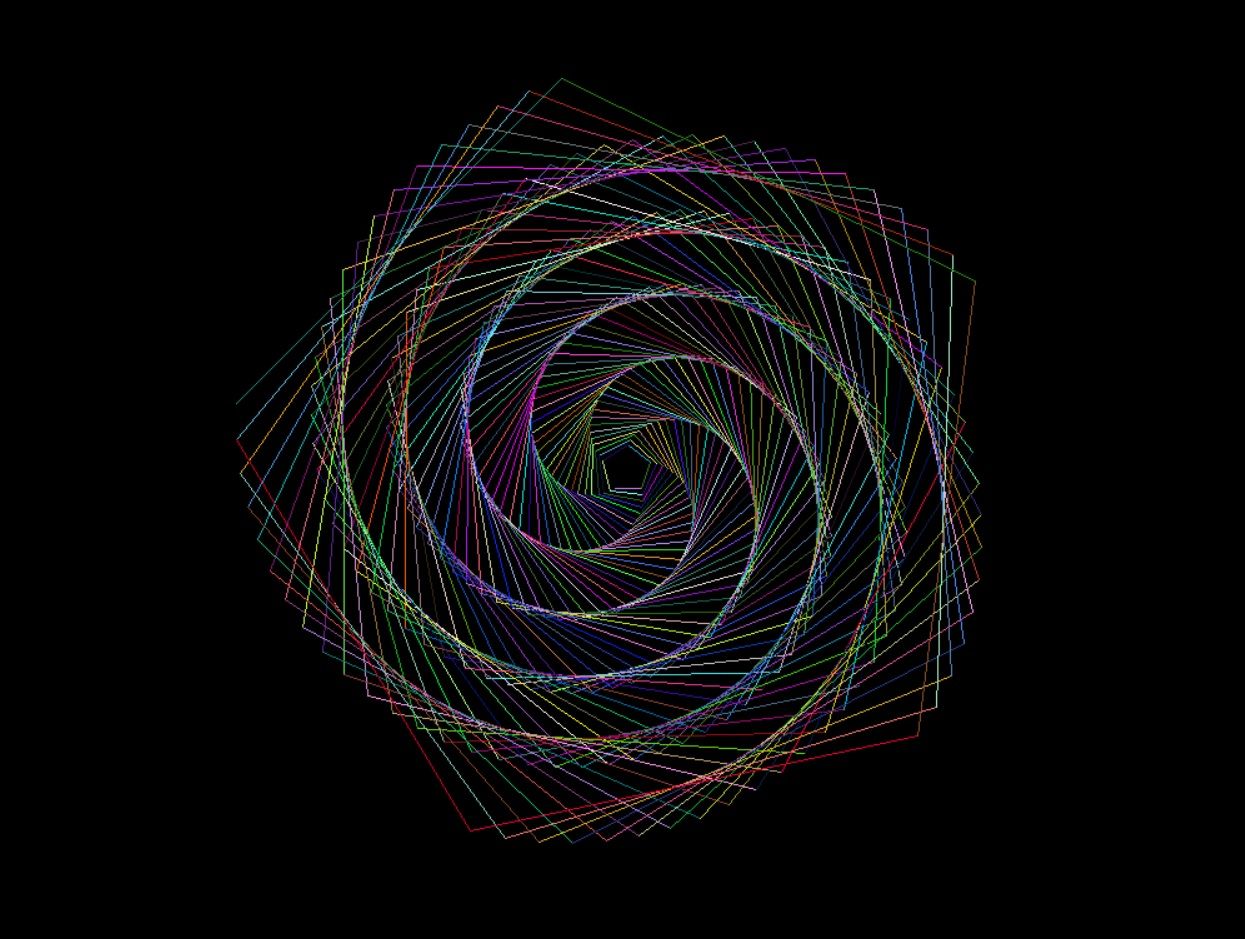

Reproduce this figure in Python.
import turtle
import random

screen = turtle.Screen()
screen.bgcolor("black")
turtle.hideturtle()
turtle.speed(0)
turtle.pensize(1)
turtle.colormode(255)

iter = 1

while iter<350:
    #colors
    r = random.randint(0, 255)
    g = random.randint(0, 255)
    b = random.randint(0, 255)
    turtle.color((r,g,b))


    turtle.forward(iter + 20)
    turtle.left(70.991)

    iter+=1

turtle.up()
turtle.done()
